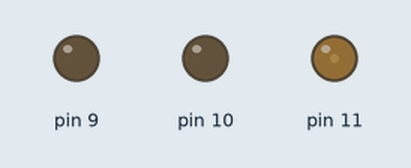
Simulated run of this sketch. Board: Arduino Uno, built with avr-gcc and run on an emulated ATmega328P. Parts: output pins drawn as LEDs (lit = HIGH). What the sketch prints to the serial monitor is not drawn.

Above: at 0.1 s.
Timing chart, 0 to 31.5 s (numbered marks = the images above):
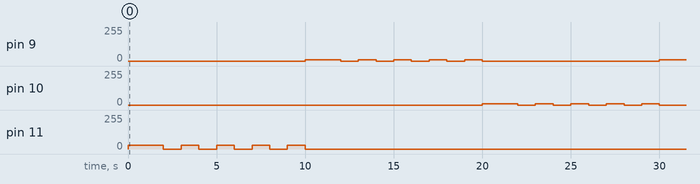

Measured:
- by itself, pin 9: goes 10/255 2.0 s, 4 × (0/255 1.0 s, 10/255 1.0 s), 0/255 10.0 s, then 10/255
- by itself, pin 10: 0/255 → 10/255 at 20.0 s, → 0/255 2.0 s later, → 10/255 1.0 s later, → 0/255 1.0 s later, … (10 changes in this stretch)
- by itself, pin 11: repeats every 2.0 s: 0/255 1.0 s, 30/255 1.0 s, until it stays 0/255 from 10.0 s

The sketch:

goms_01_3led.ino
```cpp
#define ST_INIT            1
#define ST_TIMER_ON        2
#define ST_TIMER_OFF       3
#define ST_SCH_ON          4
#define ST_SCH_OFF         5
#define ST_SENSOR_ON       6
#define ST_SENSOR_OFF      7
#define ST_TEST_NORMAL   101
#define ST_TEST_FLASHING 102
#define ST_TEST_BRIGHT   103
#define ST_SYS_ERROR     800

#define MB_TIME  20
#define MB_MAX  120

#define MODE_NORMAL   0
#define MODE_FLASHING 1
#define MODE_BRIGHT   2

#define IDX_R 0
#define IDX_G 1
#define IDX_B 2
#define IDX_T 3

#define MASK_ON( idx )  ( m_iState |= ( 1 << idx ) )
#define MASK_OFF( idx ) ( m_iState &= ~( 1 << idx ) )
#define MASK_IS( idx )  ( m_iState & ( 1 << idx ) )
#define MASK_SET( idx, v ) if( v ) { MASK_ON( idx ); } else { MASK_OFF( idx ); }
#define MASK_TOGGLE( idx ) if( MASK_IS( idx ) ) { MASK_OFF( idx ); } else { MASK_ON( idx ); }

class LedState
{
protected:

  uint8_t  m_iPin[3]; // pin RGB
  uint32_t m_iTime;
  uint8_t  m_iMode;
  uint8_t  m_iState;
  uint8_t  m_iValue;

protected:

  void set( boolean r = false, boolean g = false, boolean b = false, int v = 0 ) {
    analogWrite( m_iPin[IDX_R], r ? v : 0 );
    analogWrite( m_iPin[IDX_G], g ? v : 0 );
    analogWrite( m_iPin[IDX_B], b ? v : 0 );
  }

  void setMode( int mode, boolean r, boolean g, boolean b, int v ) {
    m_iMode = mode;
    switch( m_iMode ) {
      case MODE_NORMAL: {
        set( r, g, b, v );
        break;
      }
      case MODE_FLASHING: {
        m_iValue = v;
        MASK_SET( IDX_R, r );
        MASK_SET( IDX_G, g );
        MASK_SET( IDX_B, b );
        set( r, g, b, m_iValue );
        break;
      }
      case MODE_BRIGHT: {
        m_iValue = 1;
        MASK_SET( IDX_R, r );
        MASK_SET( IDX_G, g );
        MASK_SET( IDX_B, b );
        set( r, g, b, m_iValue );
        break;
      }
    }
  }

public:

  LedState( int r, int g, int b ) {
    m_iPin[IDX_R] = (uint8_t)r;
    m_iPin[IDX_G] = (uint8_t)g;
    m_iPin[IDX_B] = (uint8_t)b;
  }

  void setup() {
    m_iMode = MODE_NORMAL;
    m_iState = m_iValue = 0;
    m_iTime = 0;

    pinMode( m_iPin[IDX_R], OUTPUT );
    pinMode( m_iPin[IDX_G], OUTPUT );
    pinMode( m_iPin[IDX_B], OUTPUT );
  }

  void update() {
    uint32_t ct = millis();
    switch( m_iMode ) {
      case MODE_FLASHING: {
        if( abs( ct - m_iTime ) < 1000 ) { break; }
        m_iTime = ct;
        //
        boolean r = false, g = false, b = false;
        if( !MASK_IS( IDX_T ) ) {
          if( MASK_IS( IDX_R ) ) { r = true; }
          if( MASK_IS( IDX_G ) ) { g = true; }
          if( MASK_IS( IDX_B ) ) { b = true; }
        }
        MASK_TOGGLE( IDX_T );
        set( r, g, b, m_iValue );
        break;
      }
      case MODE_BRIGHT: {
        if( abs( ct - m_iTime ) < MB_TIME ) { break; }
        m_iTime = ct;

        boolean r = false, g = false, b = false;
        m_iValue += 1;
        if( m_iValue > MB_MAX ) { m_iValue = 1; }
        //
        if( MASK_IS( IDX_R ) ) { r = true; }
        if( MASK_IS( IDX_G ) ) { g = true; }
        if( MASK_IS( IDX_B ) ) { b = true; }
        set( r, g, b, m_iValue );
        break;
      }
    }
  }

  void set( int st ) {
    switch( st ) {
      case ST_INIT: {
        setMode( MODE_FLASHING, true, false, false, 30 );
        break;
      }
      case ST_TIMER_ON: {
        setMode( MODE_FLASHING, false, false, true, 10 );
        break;
      }
      case ST_TIMER_OFF: {
        setMode( MODE_FLASHING, false, true, false, 10 );
        break;
      }
      case ST_SCH_ON: {
        setMode( MODE_NORMAL, false, false, true, 10 );
        break;
      }
      case ST_SCH_OFF: {
        setMode( MODE_NORMAL, true, true, true, 0 );
        break;
      }
      case ST_SENSOR_ON: {
        setMode( MODE_BRIGHT, false, false, true, 1 );
        break;
      }
      case ST_SENSOR_OFF: {
        setMode( MODE_BRIGHT, false, true, false, 1 );
        break;
      }
      case ST_SYS_ERROR: {
        setMode( MODE_FLASHING, true, true, true, 30 );
        break;
      }
      case ST_TEST_NORMAL: {
        setMode( MODE_NORMAL,false, false, true, 1 );
        break;
      }
      case ST_TEST_FLASHING: {
        setMode( MODE_FLASHING, true, false, true, 1 );
        break;
      }
      case ST_TEST_BRIGHT: {
        setMode( MODE_BRIGHT, true, false, true, 0 );
        break;
      }
    }
  }
};

//
LedState gLed( 11, 10, 9 );

void setup() {
  Serial.begin( 9600 );
  gLed.setup();
}

uint32_t gTime = 99999;
int gTest = ST_INIT;

void loop() {
  gLed.update();

  uint32_t ct = millis();
  if( abs( ct - gTime ) >= 10000 ) {
    gTime = ct;
    int st = gTest;
    switch( gTest ) {
      case ST_INIT: {
        Serial.println( "ST_INIT" );
        gTest = ST_TIMER_ON;
        break;
      }
      case ST_TIMER_ON: {
        Serial.println( "ST_TIMER_ON" );
        gTest = ST_TIMER_OFF;
        break;
      }
      case ST_TIMER_OFF: {
        Serial.println( "ST_TIMER_OFF" );
        gTest = ST_SCH_ON;
        break;
      }
      case ST_SCH_ON: {
        Serial.println( "ST_SCH_ON" );
        gTest = ST_SCH_OFF;
        break;
      }
      case ST_SCH_OFF: {
        Serial.println( "ST_SCH_OFF" );
        gTest = ST_SENSOR_ON;
        break;
      }
      case ST_SENSOR_ON: {
        Serial.println( "ST_SENSOR_ON" );
        gTest = ST_SENSOR_OFF;
        break;
      }
      case ST_SENSOR_OFF: {
        Serial.print( "ST_SENSOR_OFF" );
        gTest = ST_SYS_ERROR;
        break;
      }
      case ST_SYS_ERROR: {
        Serial.println( "ST_SYS_ERROR" );
        gTest = ST_INIT;
        break;
      }
    }
    gLed.set( st );
  }
}
```
